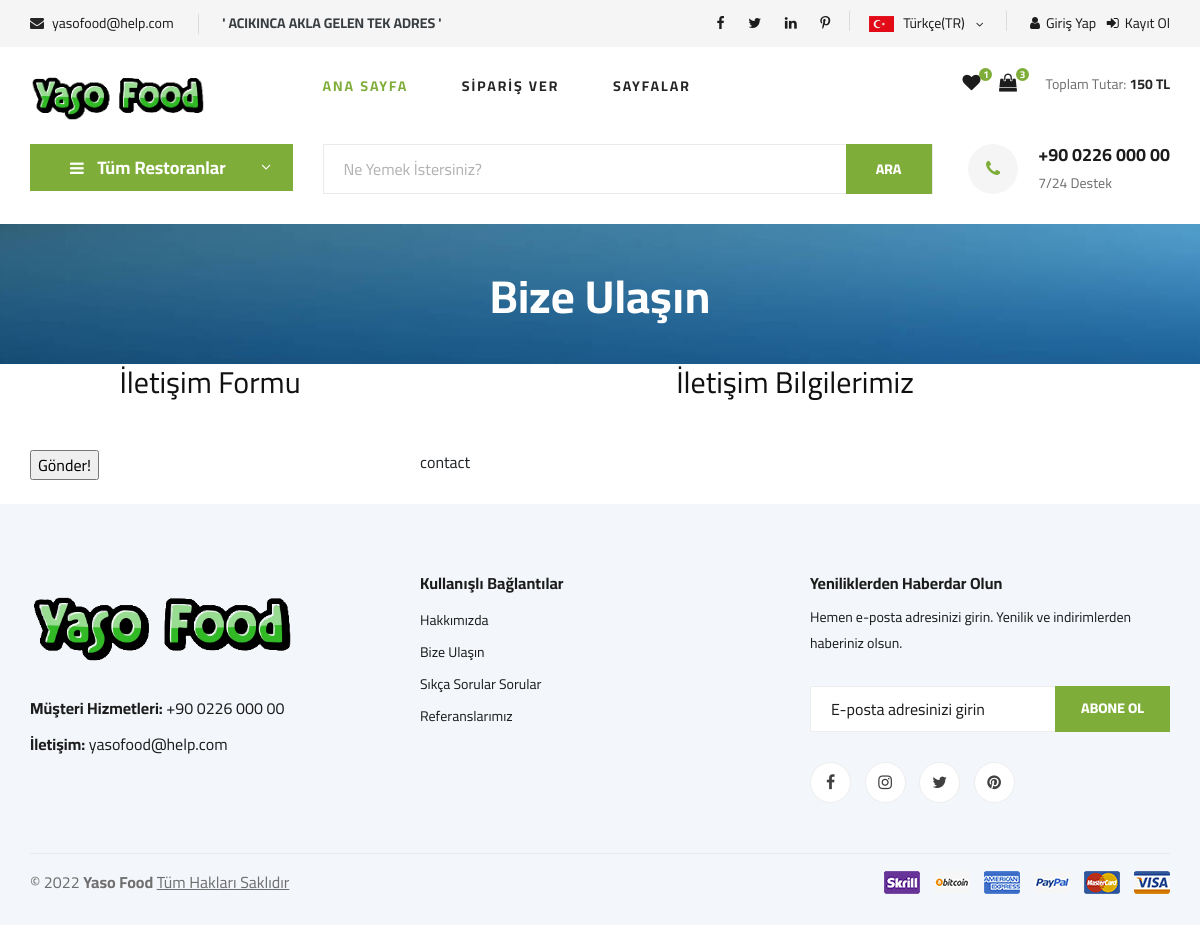
The app's page /contact/, older data.
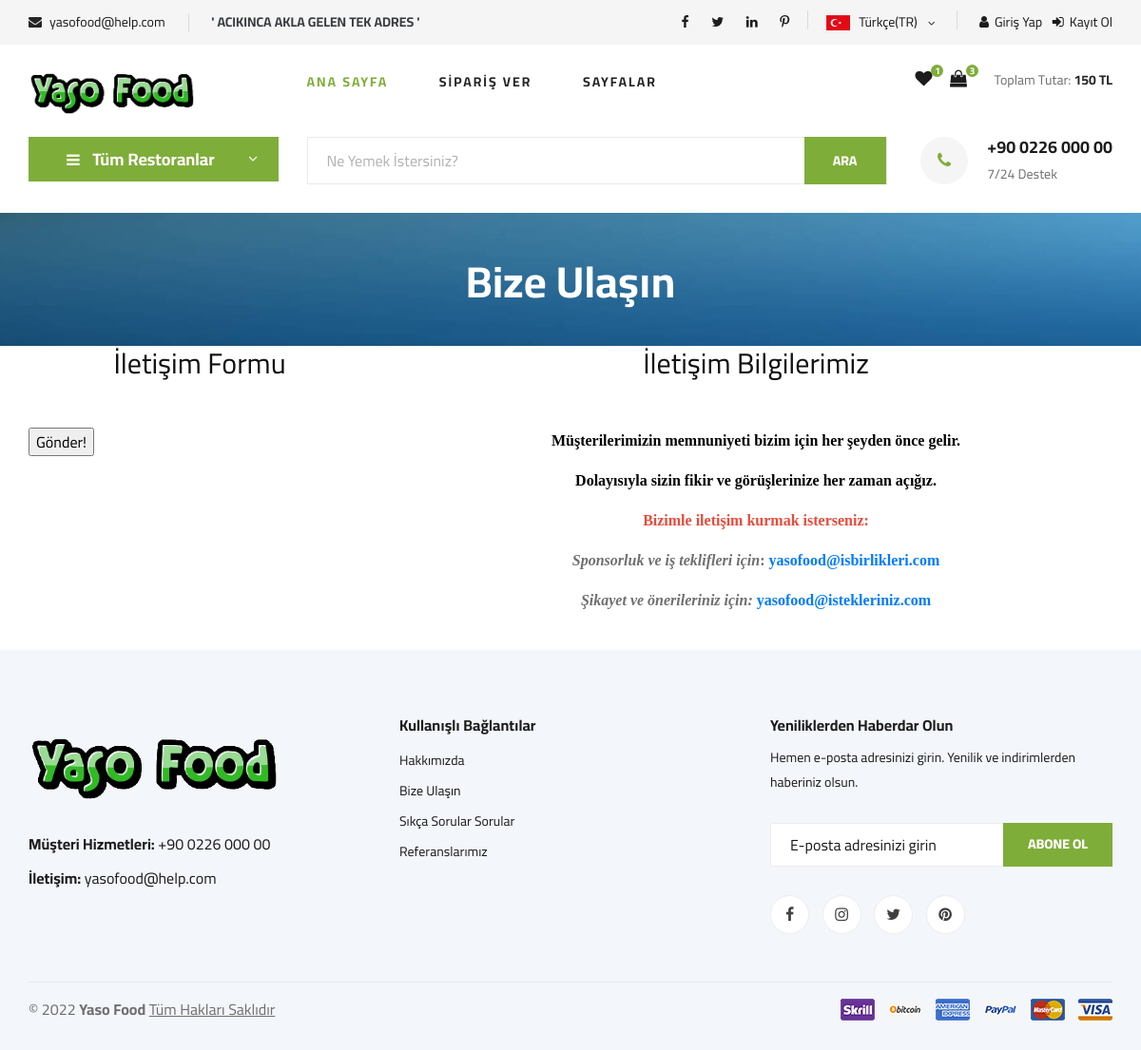
The same page, newer data.
### home/models.py (models this page shows, shortened)
class Setting(models.Model):
    STATUS = {
        ('True', 'Evet'),
        ('False', 'Hayır'),
    }
    title = models.CharField(max_length=100)
    keywords = models.CharField(max_length=250)
    description = models.CharField(max_length=250)
    company = models.CharField(max_length=50)
    address = models.CharField(blank=True,max_length=150)
    phone = models.CharField(blank=True,max_length=15)
    fax = models.CharField(blank=True,max_length=15)
    email = models.CharField(blank=True,max_length=50)
    smtpserver = models.CharField(blank=True,max_length=20)
    smtpemail = models.CharField(blank=True,max_length=20)
    smtppassword = models.CharField(blank=True,max_length=10)
    smtpport = models.CharField(blank=True,max_length=5)
    icon = models.ImageField(blank=True, upload_to='images/')
    facebook = models.CharField(blank=True,max_length=100)
    instagram = models.CharField(blank=True,max_length=100)
    twitter = models.CharField(blank=True,max_length=100)
    aboutus = RichTextUploadingField(blank=True,max_length=2000)
    contact = RichTextUploadingField(blank=True,max_length=2000)
    faq = RichTextUploadingField(blank=True, max_length=2000)
    references = RichTextUploadingField(blank=True,max_length=1000)
    status = models.CharField(max_length=10, choices=STATUS)
    create_at = models.DateTimeField(auto_now_add=True)
    update_at = models.DateTimeField(auto_now=True)

### home/views.py (the view, shortened to what this page needs)
# urls.py: path('contact/', views.contact, name='contact'),
def contact(request):
    setting = Setting.objects.get(pk=1)
    form = ContactForm()
    context = {'setting': setting,'form':'form'}
    return render(request, 'contact.html', context)

### home/templates/contact.html (shortened to what this page needs)
{% extends "homebase.html" %}
{% load static %}
{% block sidebar %}
    {% include "sidebar.html" %}
{% endblock %}
{% block content %}
    <section class="breadcrumb-section set-bg" data-setbg="{% static 'img/breadcrumb.jpg'%}">
        <div class="container">
            <div class="row">
                <div class="col-lg-12 text-center">
                    <div class="breadcrumb__text">
                        <h2>Bize Ulaşın</h2>
                    </div>
                </div>
            </div>
        </div>
    </section>
    <div class="section">
        <div class="container">
            <div class="row">
                <div class="col-md-4">
                    <div class="billing-details">
                        <div class="section-title">
                            <h3 class="title">İletişim Formu</h3>
                        </div>
                        <form action = "" method = "post">
                        <input type="submit" value=Gönder!>
                        </form>
                    </div>
                </div>
                <div class="col-md-8">
                        <div class="section-title">
                            <h3 class="title">İletişim Bilgilerimiz</h3>
                        </div>
                            {{ setting.contact|safe }}
                        </div>
                    </div>
                </div>
            </div>
<br>
{% endblock %}

Row changes from the older to the newer data that the page shows:
changed Setting: contact "contact" → "Müşterilerimizin memnuniyeti bizim için her şeyden önce gelir. Dolayısıyla sizin fikir ve görüşlerinize her zaman açığız. Bizimle iletişim kurmak isterseniz: Sponsorluk ve iş teklifleri için : yasofood@isbirlikleri.com Şikayet ve önerileriniz için: yasofood@istekleriniz.com"
